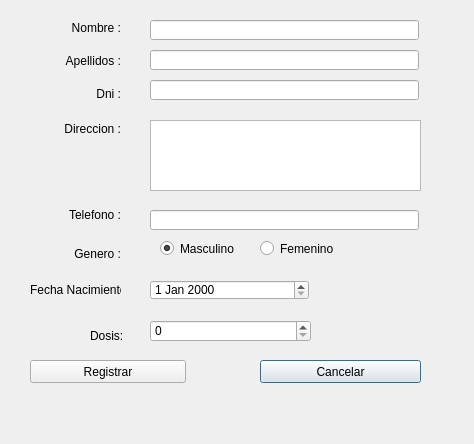
<?xml version="1.0" encoding="UTF-8"?>
<ui version="4.0">
 <class>FmrNewPaciente</class>
 <widget class="QDialog" name="FmrNewPaciente">
  <property name="geometry">
   <rect>
    <x>0</x>
    <y>0</y>
    <width>474</width>
    <height>444</height>
   </rect>
  </property>
  <property name="windowTitle">
   <string>Dialog</string>
  </property>
  <widget class="QLabel" name="label_5">
   <property name="geometry">
    <rect>
     <x>30</x>
     <y>100</y>
     <width>91</width>
     <height>57</height>
    </rect>
   </property>
   <property name="text">
    <string>Direccion :</string>
   </property>
   <property name="alignment">
    <set>Qt::AlignRight|Qt::AlignTrailing|Qt::AlignVCenter</set>
   </property>
  </widget>
  <widget class="QSpinBox" name="sbDosis">
   <property name="geometry">
    <rect>
     <x>150</x>
     <y>320</y>
     <width>161</width>
     <height>22</height>
    </rect>
   </property>
  </widget>
  <widget class="QLabel" name="label_9">
   <property name="geometry">
    <rect>
     <x>90</x>
     <y>320</y>
     <width>91</width>
     <height>31</height>
    </rect>
   </property>
   <property name="text">
    <string>Dosis:</string>
   </property>
  </widget>
  <widget class="QLabel" name="label">
   <property name="geometry">
    <rect>
     <x>30</x>
     <y>10</y>
     <width>91</width>
     <height>36</height>
    </rect>
   </property>
   <property name="text">
    <string>Nombre :</string>
   </property>
   <property name="alignment">
    <set>Qt::AlignRight|Qt::AlignTrailing|Qt::AlignVCenter</set>
   </property>
  </widget>
  <widget class="QLabel" name="label_6">
   <property name="geometry">
    <rect>
     <x>30</x>
     <y>210</y>
     <width>91</width>
     <height>88</height>
    </rect>
   </property>
   <property name="text">
    <string>Genero :</string>
   </property>
   <property name="alignment">
    <set>Qt::AlignRight|Qt::AlignTrailing|Qt::AlignVCenter</set>
   </property>
  </widget>
  <widget class="QPushButton" name="cmdCancelar">
   <property name="geometry">
    <rect>
     <x>260</x>
     <y>360</y>
     <width>161</width>
     <height>23</height>
    </rect>
   </property>
   <property name="text">
    <string>Cancelar</string>
   </property>
  </widget>
  <widget class="QTextEdit" name="txtDireccion">
   <property name="geometry">
    <rect>
     <x>150</x>
     <y>120</y>
     <width>271</width>
     <height>71</height>
    </rect>
   </property>
  </widget>
  <widget class="QLabel" name="label_2">
   <property name="geometry">
    <rect>
     <x>30</x>
     <y>40</y>
     <width>91</width>
     <height>41</height>
    </rect>
   </property>
   <property name="text">
    <string>Apellidos :</string>
   </property>
   <property name="alignment">
    <set>Qt::AlignRight|Qt::AlignTrailing|Qt::AlignVCenter</set>
   </property>
  </widget>
  <widget class="QRadioButton" name="rbFemenino">
   <property name="geometry">
    <rect>
     <x>260</x>
     <y>240</y>
     <width>82</width>
     <height>17</height>
    </rect>
   </property>
   <property name="text">
    <string>Femenino</string>
   </property>
  </widget>
  <widget class="QLabel" name="label_4">
   <property name="geometry">
    <rect>
     <x>30</x>
     <y>180</y>
     <width>91</width>
     <height>69</height>
    </rect>
   </property>
   <property name="text">
    <string>Telefono :</string>
   </property>
   <property name="alignment">
    <set>Qt::AlignRight|Qt::AlignTrailing|Qt::AlignVCenter</set>
   </property>
  </widget>
  <widget class="QLineEdit" name="txtNombre">
   <property name="geometry">
    <rect>
     <x>150</x>
     <y>20</y>
     <width>269</width>
     <height>20</height>
    </rect>
   </property>
   <property name="maxLength">
    <number>15</number>
   </property>
  </widget>
  <widget class="QRadioButton" name="rbMasculino">
   <property name="geometry">
    <rect>
     <x>160</x>
     <y>240</y>
     <width>82</width>
     <height>17</height>
    </rect>
   </property>
   <property name="text">
    <string>Masculino</string>
   </property>
   <property name="checked">
    <bool>true</bool>
   </property>
  </widget>
  <widget class="QPushButton" name="cmdActualizar">
   <property name="geometry">
    <rect>
     <x>30</x>
     <y>360</y>
     <width>156</width>
     <height>23</height>
    </rect>
   </property>
   <property name="text">
    <string>Registrar</string>
   </property>
  </widget>
  <widget class="QLineEdit" name="txtTelefono">
   <property name="geometry">
    <rect>
     <x>150</x>
     <y>210</y>
     <width>269</width>
     <height>20</height>
    </rect>
   </property>
   <property name="maxLength">
    <number>9</number>
   </property>
  </widget>
  <widget class="QDateEdit" name="deFechaNacimiento">
   <property name="geometry">
    <rect>
     <x>150</x>
     <y>280</y>
     <width>159</width>
     <height>20</height>
    </rect>
   </property>
  </widget>
  <widget class="QLineEdit" name="txtApellidos">
   <property name="geometry">
    <rect>
     <x>150</x>
     <y>50</y>
     <width>269</width>
     <height>20</height>
    </rect>
   </property>
  </widget>
  <widget class="QLabel" name="label_7">
   <property name="geometry">
    <rect>
     <x>30</x>
     <y>230</y>
     <width>91</width>
     <height>119</height>
    </rect>
   </property>
   <property name="text">
    <string>Fecha Nacimiento :</string>
   </property>
  </widget>
  <widget class="QLabel" name="label_3">
   <property name="geometry">
    <rect>
     <x>30</x>
     <y>70</y>
     <width>91</width>
     <height>48</height>
    </rect>
   </property>
   <property name="text">
    <string>Dni :</string>
   </property>
   <property name="alignment">
    <set>Qt::AlignRight|Qt::AlignTrailing|Qt::AlignVCenter</set>
   </property>
  </widget>
  <widget class="QLineEdit" name="txtDni">
   <property name="geometry">
    <rect>
     <x>150</x>
     <y>80</y>
     <width>269</width>
     <height>20</height>
    </rect>
   </property>
   <property name="maxLength">
    <number>8</number>
   </property>
  </widget>
 </widget>
 <resources/>
 <connections/>
</ui>
